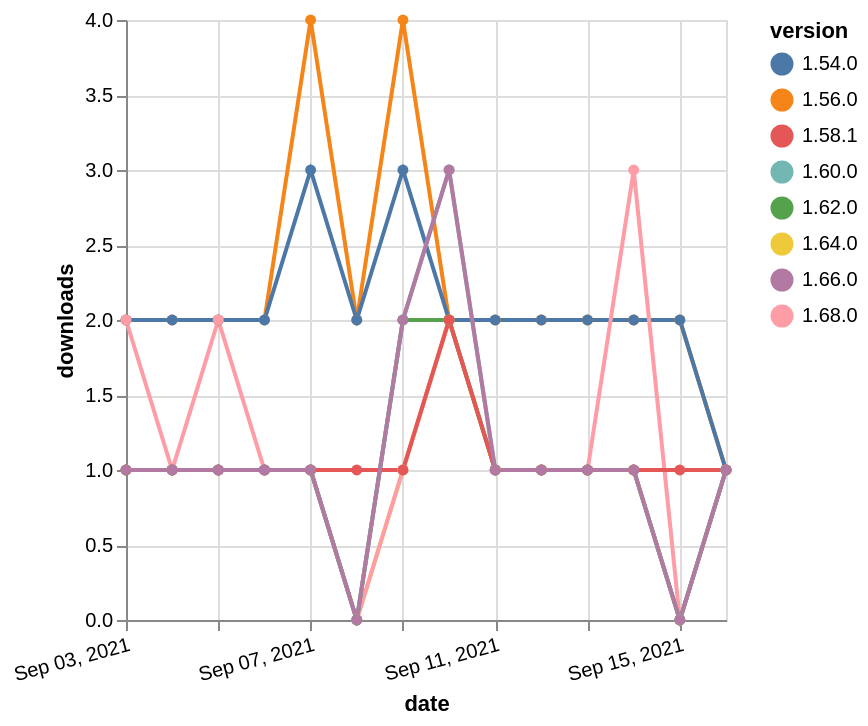

Source (Vega-Lite JSON):
### Vega-Lite specification from a JSON file in a GitHub repository (floating-point values rounded to 4 significant figures)
{"$schema": "https://vega.github.io/schema/vega-lite/v5.json", "description": "A simple bar chart with embedded data.", "data": {"values": [{"date": "2021-09-03", "total": 2430, "delta": 2, "version": "1.56.0"}, {"date": "2021-09-04", "total": 2432, "delta": 2, "version": "1.56.0"}, {"date": "2021-09-05", "total": 2434, "delta": 2, "version": "1.56.0"}, {"date": "2021-09-06", "total": 2436, "delta": 2, "version": "1.56.0"}, {"date": "2021-09-07", "total": 2440, "delta": 4, "version": "1.56.0"}, {"date": "2021-09-08", "total": 2442, "delta": 2, "version": "1.56.0"}, {"date": "2021-09-09", "total": 2446, "delta": 4, "version": "1.56.0"}, {"date": "2021-09-10", "total": 2448, "delta": 2, "version": "1.56.0"}, {"date": "2021-09-11", "total": 2450, "delta": 2, "version": "1.56.0"}, {"date": "2021-09-12", "total": 2452, "delta": 2, "version": "1.56.0"}, {"date": "2021-09-13", "total": 2454, "delta": 2, "version": "1.56.0"}, {"date": "2021-09-14", "total": 2456, "delta": 2, "version": "1.56.0"}, {"date": "2021-09-15", "total": 2458, "delta": 2, "version": "1.56.0"}, {"date": "2021-09-16", "total": 2459, "delta": 1, "version": "1.56.0"}, {"date": "2021-09-03", "total": 169, "delta": 1, "version": "1.64.0"}, {"date": "2021-09-04", "total": 170, "delta": 1, "version": "1.64.0"}, {"date": "2021-09-05", "total": 171, "delta": 1, "version": "1.64.0"}, {"date": "2021-09-06", "total": 172, "delta": 1, "version": "1.64.0"}, {"date": "2021-09-07", "total": 173, "delta": 1, "version": "1.64.0"}, {"date": "2021-09-08", "total": 173, "delta": 0, "version": "1.64.0"}, {"date": "2021-09-09", "total": 174, "delta": 1, "version": "1.64.0"}, {"date": "2021-09-10", "total": 176, "delta": 2, "version": "1.64.0"}, {"date": "2021-09-11", "total": 177, "delta": 1, "version": "1.64.0"}, {"date": "2021-09-12", "total": 178, "delta": 1, "version": "1.64.0"}, {"date": "2021-09-13", "total": 179, "delta": 1, "version": "1.64.0"}, {"date": "2021-09-14", "total": 180, "delta": 1, "version": "1.64.0"}, {"date": "2021-09-15", "total": 180, "delta": 0, "version": "1.64.0"}, {"date": "2021-09-16", "total": 181, "delta": 1, "version": "1.64.0"}, {"date": "2021-09-03", "total": 2298, "delta": 2, "version": "1.54.0"}, {"date": "2021-09-04", "total": 2300, "delta": 2, "version": "1.54.0"}, {"date": "2021-09-05", "total": 2302, "delta": 2, "version": "1.54.0"}, {"date": "2021-09-06", "total": 2304, "delta": 2, "version": "1.54.0"}, {"date": "2021-09-07", "total": 2307, "delta": 3, "version": "1.54.0"}, {"date": "2021-09-08", "total": 2309, "delta": 2, "version": "1.54.0"}, {"date": "2021-09-09", "total": 2312, "delta": 3, "version": "1.54.0"}, {"date": "2021-09-10", "total": 2314, "delta": 2, "version": "1.54.0"}, {"date": "2021-09-11", "total": 2316, "delta": 2, "version": "1.54.0"}, {"date": "2021-09-12", "total": 2318, "delta": 2, "version": "1.54.0"}, {"date": "2021-09-13", "total": 2320, "delta": 2, "version": "1.54.0"}, {"date": "2021-09-14", "total": 2322, "delta": 2, "version": "1.54.0"}, {"date": "2021-09-15", "total": 2324, "delta": 2, "version": "1.54.0"}, {"date": "2021-09-16", "total": 2325, "delta": 1, "version": "1.54.0"}, {"date": "2021-09-03", "total": 124, "delta": 2, "version": "1.68.0"}, {"date": "2021-09-04", "total": 125, "delta": 1, "version": "1.68.0"}, {"date": "2021-09-05", "total": 127, "delta": 2, "version": "1.68.0"}, {"date": "2021-09-06", "total": 128, "delta": 1, "version": "1.68.0"}, {"date": "2021-09-07", "total": 129, "delta": 1, "version": "1.68.0"}, {"date": "2021-09-08", "total": 129, "delta": 0, "version": "1.68.0"}, {"date": "2021-09-09", "total": 130, "delta": 1, "version": "1.68.0"}, {"date": "2021-09-10", "total": 132, "delta": 2, "version": "1.68.0"}, {"date": "2021-09-11", "total": 133, "delta": 1, "version": "1.68.0"}, {"date": "2021-09-12", "total": 134, "delta": 1, "version": "1.68.0"}, {"date": "2021-09-13", "total": 135, "delta": 1, "version": "1.68.0"}, {"date": "2021-09-14", "total": 138, "delta": 3, "version": "1.68.0"}, {"date": "2021-09-15", "total": 138, "delta": 0, "version": "1.68.0"}, {"date": "2021-09-16", "total": 139, "delta": 1, "version": "1.68.0"}, {"date": "2021-09-03", "total": 184, "delta": 1, "version": "1.62.0"}, {"date": "2021-09-04", "total": 185, "delta": 1, "version": "1.62.0"}, {"date": "2021-09-05", "total": 186, "delta": 1, "version": "1.62.0"}, {"date": "2021-09-06", "total": 187, "delta": 1, "version": "1.62.0"}, {"date": "2021-09-07", "total": 188, "delta": 1, "version": "1.62.0"}, {"date": "2021-09-08", "total": 188, "delta": 0, "version": "1.62.0"}, {"date": "2021-09-09", "total": 190, "delta": 2, "version": "1.62.0"}, {"date": "2021-09-10", "total": 192, "delta": 2, "version": "1.62.0"}, {"date": "2021-09-11", "total": 193, "delta": 1, "version": "1.62.0"}, {"date": "2021-09-12", "total": 194, "delta": 1, "version": "1.62.0"}, {"date": "2021-09-13", "total": 195, "delta": 1, "version": "1.62.0"}, {"date": "2021-09-14", "total": 196, "delta": 1, "version": "1.62.0"}, {"date": "2021-09-15", "total": 196, "delta": 0, "version": "1.62.0"}, {"date": "2021-09-16", "total": 197, "delta": 1, "version": "1.62.0"}, {"date": "2021-09-03", "total": 338, "delta": 1, "version": "1.60.0"}, {"date": "2021-09-04", "total": 339, "delta": 1, "version": "1.60.0"}, {"date": "2021-09-05", "total": 340, "delta": 1, "version": "1.60.0"}, {"date": "2021-09-06", "total": 341, "delta": 1, "version": "1.60.0"}, {"date": "2021-09-07", "total": 342, "delta": 1, "version": "1.60.0"}, {"date": "2021-09-08", "total": 342, "delta": 0, "version": "1.60.0"}, {"date": "2021-09-09", "total": 344, "delta": 2, "version": "1.60.0"}, {"date": "2021-09-10", "total": 347, "delta": 3, "version": "1.60.0"}, {"date": "2021-09-11", "total": 348, "delta": 1, "version": "1.60.0"}, {"date": "2021-09-12", "total": 349, "delta": 1, "version": "1.60.0"}, {"date": "2021-09-13", "total": 350, "delta": 1, "version": "1.60.0"}, {"date": "2021-09-14", "total": 351, "delta": 1, "version": "1.60.0"}, {"date": "2021-09-15", "total": 351, "delta": 0, "version": "1.60.0"}, {"date": "2021-09-16", "total": 352, "delta": 1, "version": "1.60.0"}, {"date": "2021-09-03", "total": 243, "delta": 1, "version": "1.58.1"}, {"date": "2021-09-04", "total": 244, "delta": 1, "version": "1.58.1"}, {"date": "2021-09-05", "total": 245, "delta": 1, "version": "1.58.1"}, {"date": "2021-09-06", "total": 246, "delta": 1, "version": "1.58.1"}, {"date": "2021-09-07", "total": 247, "delta": 1, "version": "1.58.1"}, {"date": "2021-09-08", "total": 248, "delta": 1, "version": "1.58.1"}, {"date": "2021-09-09", "total": 249, "delta": 1, "version": "1.58.1"}, {"date": "2021-09-10", "total": 251, "delta": 2, "version": "1.58.1"}, {"date": "2021-09-11", "total": 252, "delta": 1, "version": "1.58.1"}, {"date": "2021-09-12", "total": 253, "delta": 1, "version": "1.58.1"}, {"date": "2021-09-13", "total": 254, "delta": 1, "version": "1.58.1"}, {"date": "2021-09-14", "total": 255, "delta": 1, "version": "1.58.1"}, {"date": "2021-09-15", "total": 256, "delta": 1, "version": "1.58.1"}, {"date": "2021-09-16", "total": 257, "delta": 1, "version": "1.58.1"}, {"date": "2021-09-03", "total": 191, "delta": 1, "version": "1.66.0"}, {"date": "2021-09-04", "total": 192, "delta": 1, "version": "1.66.0"}, {"date": "2021-09-05", "total": 193, "delta": 1, "version": "1.66.0"}, {"date": "2021-09-06", "total": 194, "delta": 1, "version": "1.66.0"}, {"date": "2021-09-07", "total": 195, "delta": 1, "version": "1.66.0"}, {"date": "2021-09-08", "total": 195, "delta": 0, "version": "1.66.0"}, {"date": "2021-09-09", "total": 197, "delta": 2, "version": "1.66.0"}, {"date": "2021-09-10", "total": 200, "delta": 3, "version": "1.66.0"}, {"date": "2021-09-11", "total": 201, "delta": 1, "version": "1.66.0"}, {"date": "2021-09-12", "total": 202, "delta": 1, "version": "1.66.0"}, {"date": "2021-09-13", "total": 203, "delta": 1, "version": "1.66.0"}, {"date": "2021-09-14", "total": 204, "delta": 1, "version": "1.66.0"}, {"date": "2021-09-15", "total": 204, "delta": 0, "version": "1.66.0"}, {"date": "2021-09-16", "total": 205, "delta": 1, "version": "1.66.0"}]}, "width": "container", "mark": {"type": "line", "point": {"filled": true}}, "encoding": {"x": {"field": "date", "type": "temporal", "timeUnit": "yearmonthdate", "title": "date", "axis": {"labelAngle": -15}}, "y": {"field": "delta", "type": "quantitative", "title": "downloads"}, "color": {"field": "version", "type": "nominal"}, "tooltip": {"field": "delta"}}}
